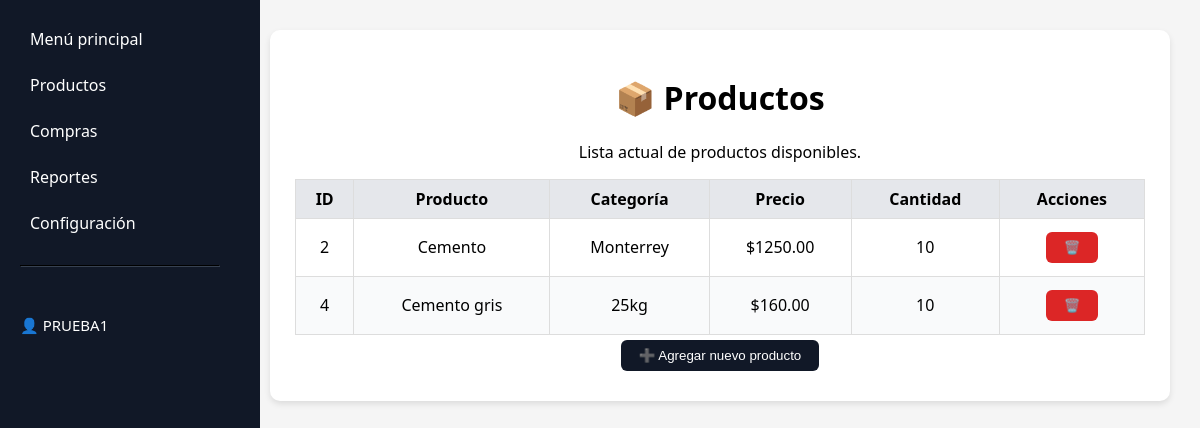
Page /productos (signed in) on the committed database.
### tables this page shows
CREATE TABLE productos (
    id INTEGER PRIMARY KEY AUTOINCREMENT,
    nombre TEXT NOT NULL,
    categoria TEXT NOT NULL,
    precio REAL NOT NULL,
    cantidad INTEGER NOT NULL
);

### app.py (the view)
    def wrapper(*args, **kwargs):
        if "usuario_id" not in session:
            flash("🔐 Inicia sesión para continuar")
            return redirect(url_for("login"))
        return func(*args, **kwargs)

### app.py (called while the page is built)
def t(key: str) -> str:
    lang = session.get("lang", "es")
    return IDIOMAS.get(lang, IDIOMAS["es"]).get(key, key)

def conexion():
    os.makedirs("data", exist_ok=True)
    conn = sqlite3.connect("data/ventas.db")
    return conn

def login_requerido(func):
    def wrapper(*args, **kwargs):
        if "usuario_id" not in session:
            flash("🔐 Inicia sesión para continuar")
            return redirect(url_for("login"))
        return func(*args, **kwargs)
    wrapper.__name__ = func.__name__
    return wrapper

@app.route("/productos")
@login_requerido
def productos():
    conn = conexion()
    cur = conn.cursor()
    cur.execute("SELECT id, nombre, categoria, precio, cantidad FROM productos")
    datos = cur.fetchall()
    conn.close()
    return render_template("productos.html", productos=datos)

### templates/productos.html (shortened to what this page needs)
{% extends "base.html" %}
{% block content %}
<div class="card center">
    <h1>📦 {{ t("products_title") }}</h1>
    <p>{{ t("products_desc") }}</p>
    <table>
        <thead>
            <tr>
                <th>{{ t("products_table_id") }}</th>
                <th>{{ t("products_table_name") }}</th>
                <th>{{ t("products_table_category") }}</th>
                <th>{{ t("products_table_price") }}</th>
                <th>{{ t("products_table_quantity") }}</th>
                <th>{{ t("products_table_actions") }}</th>
            </tr>
        </thead>
        <tbody>
            {% if productos %}
                {% for p in productos %}
                <tr>
                    <td>{{ p[0] }}</td>
                    <td>{{ p[1] }}</td>
                    <td>{{ p[2] }}</td>
                    <td>${{ "%.2f"|format(p[3]) }}</td>
                    <td>{{ p[4] }}</td>
                    <td>
                        <form action="{{ url_for('eliminar_producto', id=p[0]) }}"
                              method="POST" style="display:inline;">
                            <button type="submit" style="background-color:#dc2626;">🗑️</button>
                        </form>
                    </td>
                </tr>
                {% endfor %}
            {% else %}
                <tr>
                    <td colspan="6">{{ t("products_none") }}</td>
                </tr>
            {% endif %}
        </tbody>
    </table>
    <a href="{{ url_for('nuevo_producto') }}">
        <button id="btn-agregar">➕ {{ t("products_add_btn") }}</button>
    </a>
</div>
{% endblock %}

### templates/base.html (shortened to what this page needs)
<!DOCTYPE html>
<html lang="es">
<head>
    <link rel="stylesheet" href="{{ url_for('static', filename='styles.css') }}">
</head>
<body>
    <div class="sidebar">
        <a href="/">{{ t("menu_home") }}</a>
        <a href="/productos">{{ t("menu_products") }}</a>
        <a href="/ventas">{{ t("menu_sales") }}</a>
        <a href="/reportes">{{ t("menu_reports") }}</a>
        <a href="/configuracion">{{ t("menu_settings") }}</a>
        <hr style="width:90%; border-color:#374151; margin: 15px 0;">
{% if session.get("usuario_id") %}
    <p style="color:white; margin-top: 25px; font-size: 15px;">
        👤 {{ session["usuario_nombre"] }}
    </p>
{% else %}
    <a href="{{ url_for('login') }}" style="color:#93c5fd;">Iniciar sesión</a>
    <a href="{{ url_for('registro') }}" style="color:#a7f3d0;">Crear cuenta</a>
{% endif %}
    </div>
    <div class="content">
        {% block content %}{% endblock %}
    </div>
</body>
</html>

### static/styles.css (style rules this page uses)
body { font-family: "Segoe UI", sans-serif; background-color: #f5f5f5; margin: 0; padding: 0; }
.sidebar { position: fixed; left: 0; top: 0; width: 220px; height: 100%; background-color: #111827; color: white; display: flex; flex-direction: column; padding: 20px; gap: 8px; }
.sidebar a { color: white; text-decoration: none; padding: 8px 10px; border-radius: 6px; }
.content { margin-left: 240px; padding: 30px; }
.card { background: white; border-radius: 10px; box-shadow: 0 3px 6px rgba(0, 0, 0, 0.1); padding: 25px; margin-bottom: 20px; }
.center { text-align: center; }
button { background-color: #111827; color: white; border: none; padding: 8px 18px; border-radius: 6px; cursor: pointer; margin: 5px; }
table { width: 100%; border-collapse: collapse; margin-top: 15px; }
th, td { border: 1px solid #ddd; padding: 8px; text-align: center; }
th { background-color: #e5e7eb; }
tr:nth-child(even) td { background-color: #f9fafb; }

### rows in the picture
productos: id "2", nombre "Cemento", categoria "Monterrey", precio "1250.00", cantidad "10"
productos: id "4", nombre "Cemento gris", categoria "25kg", precio "160.00", cantidad "10"

### other values in the picture
{{ t("menu_home") }} "Menú principal"
{{ t("menu_products") }} "Productos"
{{ t("menu_sales") }} "Compras"
{{ t("menu_reports") }} "Reportes"
{{ t("menu_settings") }} "Configuración"
{{ session["usuario_nombre"] }} "PRUEBA1"
{{ t("products_title") }} "Productos"
{{ t("products_desc") }} "Lista actual de productos disponibles."
{{ t("products_table_id") }} "ID"
{{ t("products_table_name") }} "Producto"
{{ t("products_table_category") }} "Categoría"
{{ t("products_table_price") }} "Precio"
{{ t("products_table_quantity") }} "Cantidad"
{{ t("products_table_actions") }} "Acciones"
{{ t("products_add_btn") }} "Agregar nuevo producto"
